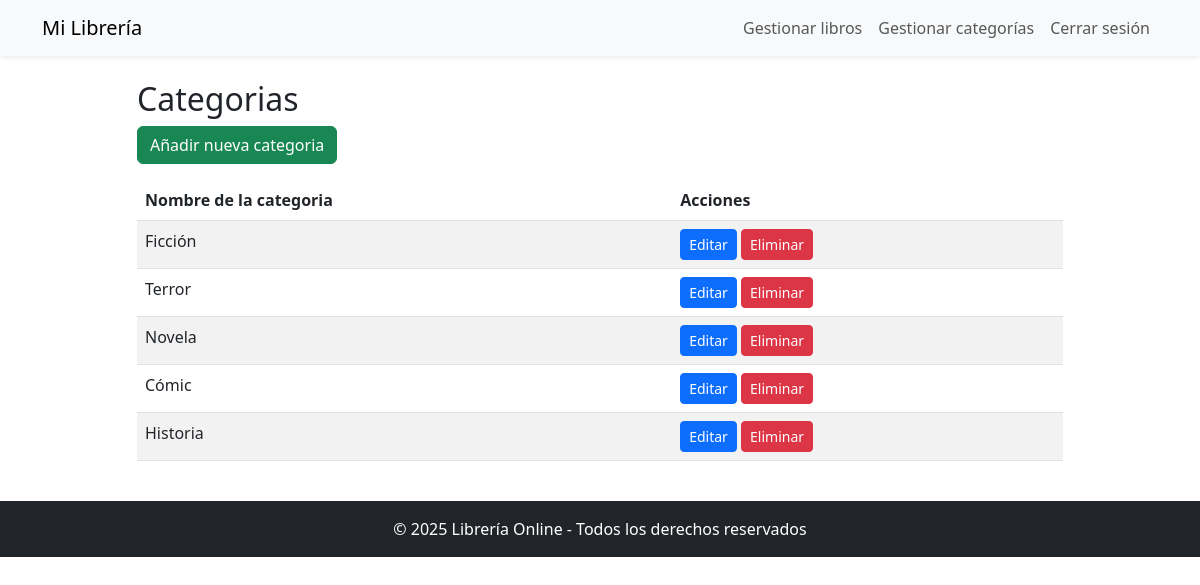
/admin/categorias.php (signed in), run on the app's committed database.
### tables this page shows
CREATE TABLE `categorias` (
  `id_categoria` int(11) NOT NULL,
  `categoria` varchar(50) DEFAULT NULL
);

### admin/includes/crudCategorias.php (called while the page is built, shortened)
<?php
class Categorias {
    public function showCategorias() {
        try {
            $sqlConnection = new Connection();
            $mySQL = $sqlConnection->getConnection();
            $sql = "SELECT * FROM categorias";
            $result = $mySQL->query($sql);
            return $result ? $result->fetch_all(MYSQLI_ASSOC) : [];
        } catch (Exception $e) {
            return [];
        }
    }
}
?>

### admin/categorias.php (the view, shortened to what this page needs)
<?php
require_once "./includes/crudCategorias.php";
$categoriaObj = new Categorias();
$listaCategorias = $categoriaObj->showCategorias();
?>
<!DOCTYPE html>
<html lang="es">
<head>
    <link href="https://cdn.jsdelivr.net/npm/bootstrap@5.3.0/dist/css/bootstrap.min.css" rel="stylesheet">
</head>
<body>
    <?php include("./menu.php"); ?>
    <div class="container mt-4">
        <div class="row justify-content-center">
            <main class="col-md-10">
                <h2>Categorias</h2>
                <a href="categorias.php?accion=crear" class="btn btn-success mb-3">Añadir nueva categoria</a>
                <table class="table table-striped">
                    <thead>
                        <tr>
                            <th>Nombre de la categoria</th>
                            <th>Acciones</th>
                        </tr>
                    </thead>
                    <tbody>
                        <?php foreach($listaCategorias as $cat) : ?>
                        <tr>
                            <td><?=$cat['categoria']?></td>
                            <td>
                                <a href="categorias.php?accion=editar&id=<?=$cat['id_categoria']?>" class="btn btn-sm btn-primary">
                                    Editar
                                </a>
                                <a href="categorias.php?accion=eliminar&id=<?=$cat['id_categoria']?>" class="btn btn-sm btn-danger" onclick="return confirm('¿Estas seguro?')">
                                    Eliminar
                                </a>
                            </td>
                        </tr>
                        <?php endforeach ?>
                    </tbody>
                </table>
            </main>
        </div>
    </div>
    <?php include("./footer.php"); ?>

### data on the page
categorias: categoria "Ficción"
categorias: categoria "Terror"
categorias: categoria "Novela"
categorias: categoria "Cómic"
categorias: categoria "Historia"
